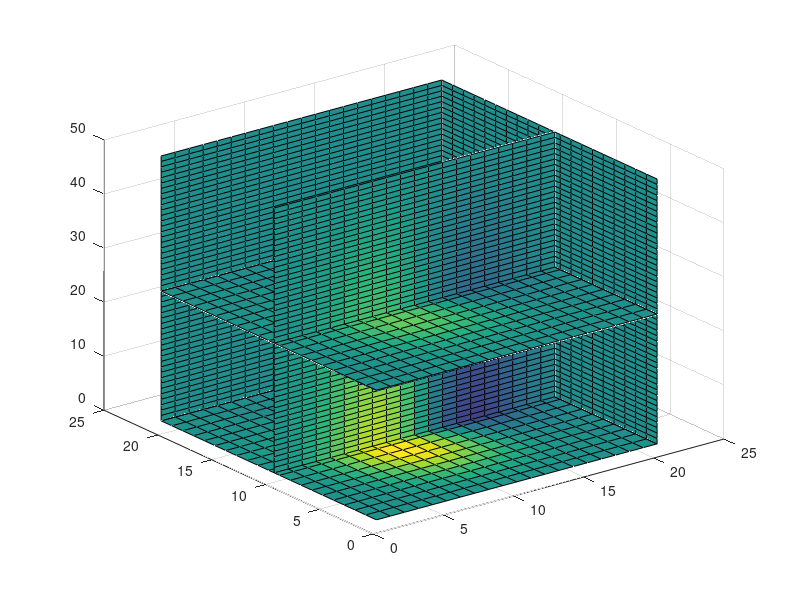

MATLAB code to generate this figure:
[xx,yy]=meshgrid(-2:.2:2,-2:.2:2);
zz=(xx+yy).*exp(-xx.^2-yy.^2);
zzsize=size(zz);
u=zeros(zzsize(1),zzsize(2),50);
for i=1:50;u(:,:,i)=zz.*(i-50);end
%%%%%%%%%%%%%u%%%%%%%%%%%%%%%%%%
usize=size(u);
[x,y,z]=meshgrid(1:usize(2),1:usize(1),1:usize(3));
slice(x,y,z,u,usize(2),[usize(1)/2 usize(1)],[1 usize(3)/2])
